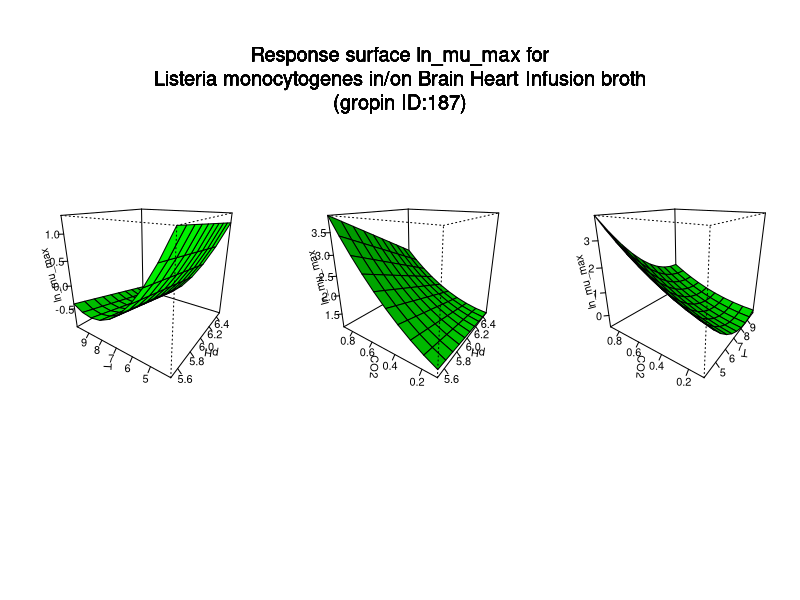

This chart was generated by the following R code:
#############################
# start of Parameter script
#############################
pH <- seq(5.5055,6.49350649350649,length.out=10)
T <- seq(4.004,9.99000999000999,length.out=10)
CO2 <- seq(0.1001,0.899100899100899,length.out=10)
#############################
# end of Parameter script
#############################
############################# 
# start of Model script Gropin ID 187 
#############################
 
# constant coefficients for this model
a1 <- 4.8719
a2 <- 0.128
a3 <- -1.19333
a4 <- 10.1099
a5 <- -0.04453
a6 <- -1.41277
a7 <- -0.24792
a8 <- 0.08419
a9 <- 1.83963
 
variables <- data.frame(pH,T,CO2)
argumentsPar <- unique.data.frame(expand.grid(variables))
 
# heart of the model
response_surface <- function(pH,T,CO2) {
   mumax <-a1+(a2*pH)+(a3*T)+(a4*CO2)+(a5*pH*T)+(a6*pH*CO2)+(a7*T*CO2)+(a8*(T^2))+(a9*(CO2^2))

	return(mumax=mumax)
} 

# output parameters
responseSurface <- cbind(argumentsPar,response_surface(argumentsPar['pH'],argumentsPar['T'],argumentsPar['CO2']))
colnames(responseSurface) <- c(colnames(argumentsPar),'lnmumax')
#############################
# End of Model script
#############################
############################# 
# start of Visualisation script Gropin ID 187 
#############################
titleText <-'Response surface ln_mu_max for
Listeria monocytogenes in/on Brain Heart Infusion broth
(gropin ID:187)'
argPar1 <- unique.data.frame(expand.grid(pH,T))
argPar2 <- unique.data.frame(expand.grid(pH,CO2))
argPar3 <- unique.data.frame(expand.grid(T,CO2))
z1 <- matrix(unlist(response_surface(pH = argPar1[1],T = argPar1[2],CO2 = CO2[1])),nrow=10)
z2 <- matrix(unlist(response_surface(pH = argPar2[1],CO2 = argPar2[2],T = T[1])),nrow=10)
z3 <- matrix(unlist(response_surface(T = argPar3[1],CO2 = argPar3[2],pH = pH[1])),nrow=10)
# adding precaution if response surface is zero
myZLim1 <- range(z1)
if(myZLim1[1] == myZLim1[2]) myZLim1[2] <- myZLim1[2]+1
myZLim2 <- range(z2)
if(myZLim2[1] == myZLim2[2]) myZLim2[2] <- myZLim2[2]+1
myZLim3 <- range(z3)
if(myZLim3[1] == myZLim3[2]) myZLim3[2] <- myZLim3[2]+1
if(length(pH)>1 & length(T)>1 & length(CO2)>1) {
	par(mfrow = c(1,3))
	persp(pH,T,z1,col = 'green',xlab='pH',ylab='T',zlab='ln_mu_max',zlim=myZLim1,theta=305,phi=20,shade=0.25,ticktype = 'detailed')
	persp(pH,CO2,z2,col = 'green',xlab='pH',ylab='CO2',zlab='ln_mu_max',zlim=myZLim2,theta=305,phi=20,shade=0.25,ticktype = 'detailed')
	persp(T,CO2,z3,col = 'green',xlab='T',ylab='CO2',zlab='ln_mu_max',zlim=myZLim3,theta=305,phi=20,shade=0.25,ticktype = 'detailed')
	mtext(titleText,outer=T,  cex=1.2, line=-8.5, side=3)
} else {
		myPars <- unique.data.frame(expand.grid(pH,T,CO2))
		myZ <-matrix(unlist(response_surface(myPars[,1],myPars[,2],myPars[,3])),nrow=10)
		myZLim <- range(myZ)
if(myZLim[1] == myZLim[2]) myZLim[2] <- myZLim[2]+1
	if(length(CO2)==1) {
		persp(pH,T,myZ,col = 'green',xlab='pH',ylab='T',zlab='ln_mu_max',main=titleText,sub=paste('other variable: CO2 =',round(CO2,digits = 2)),zlim=myZLim,theta=305,phi=20,shade=0.25,ticktype = 'detailed')
	}
	if(length(T)==1) {
		persp(pH,CO2,myZ,col = 'green',xlab='pH',ylab='CO2',zlab='ln_mu_max',main=titleText,sub=paste('other variable: T =',round(T,digits = 2)),zlim=myZLim,theta=305,phi=20,shade=0.25,ticktype = 'detailed')
	}
	if(length(pH)==1) {
		persp(T,CO2,myZ,col = 'green',xlab='T',ylab='CO2',zlab='ln_mu_max',main=titleText,sub=paste('other variable: pH =',round(pH,digits = 2)),zlim=myZLim,theta=305,phi=20,shade=0.25,ticktype = 'detailed')
	}
}
#############################
# End of Visualisation script
#############################
